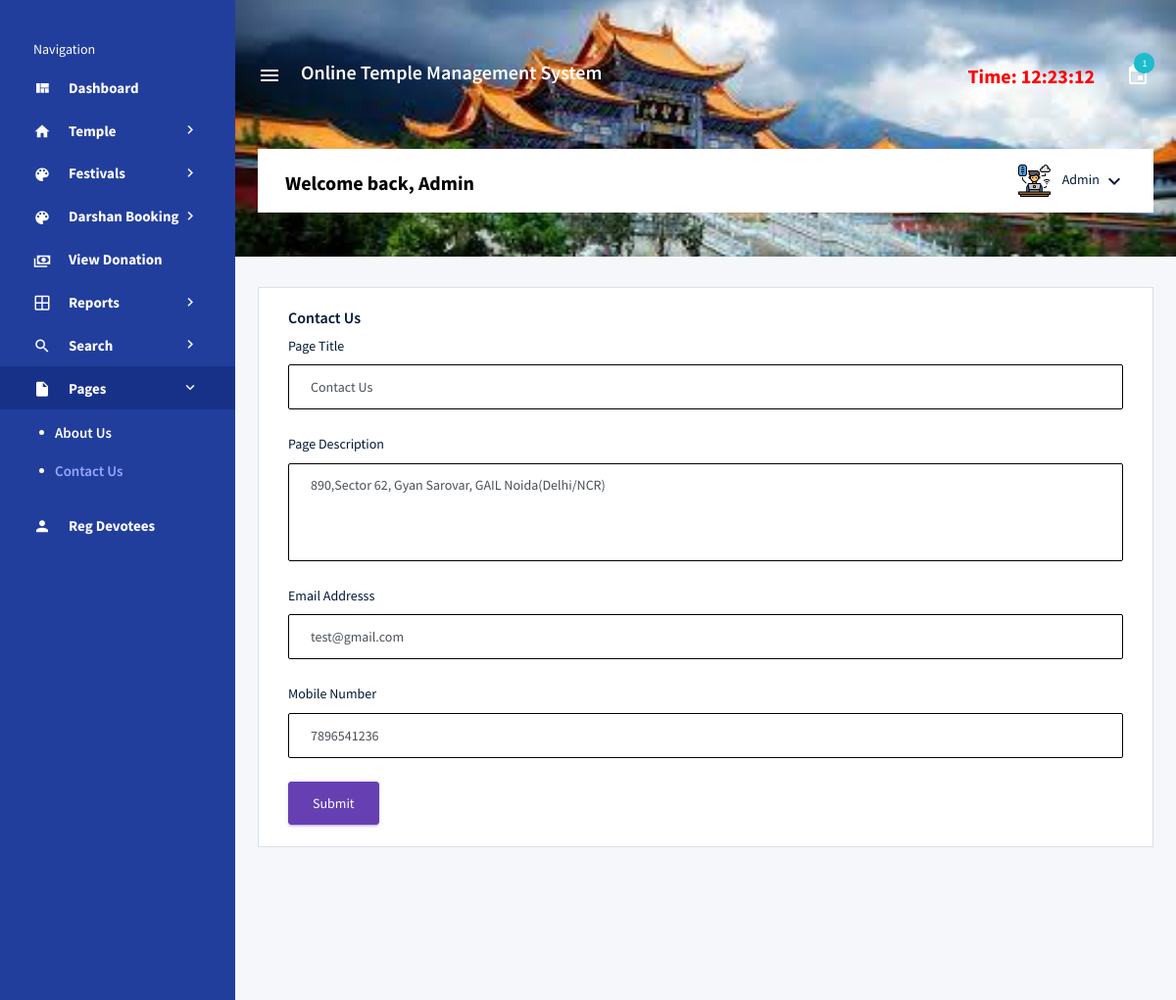
/otms/admin/contactus.php (signed in), run on the app's committed database.
### tables this page shows
CREATE TABLE `tblpage` (
  `ID` int(10) NOT NULL,
  `PageType` varchar(200) DEFAULT NULL,
  `PageTitle` mediumtext DEFAULT NULL,
  `PageDescription` mediumtext DEFAULT NULL,
  `Email` varchar(200) DEFAULT NULL,
  `MobileNumber` bigint(10) DEFAULT NULL,
  `UpdationDate` date DEFAULT NULL
);

### otms/admin/contactus.php (the view, shortened to what this page needs)
<?php session_start();
include_once('includes/config.php');
if (strlen($_SESSION['aid']==0)) {
  header('location:logout.php');
  } else{
?>
<!DOCTYPE html>
<html lang="en">
<head>
  <link rel="stylesheet" href="vendors/mdi/css/materialdesignicons.min.css">
  <link rel="stylesheet" href="vendors/css/vendor.bundle.base.css">
  <link rel="stylesheet" href="css/style.css">
</head>
<body>
  <div class="container-scroller d-flex">
    <?php include_once('includes/sidebar.php');?>
    <div class="container-fluid page-body-wrapper">
     <?php include_once('includes/header.php');?>
      <div class="main-panel">
        <div class="content-wrapper">
          <div class="row">
            <div class="col-md-12 grid-margin stretch-card">
              <div class="card">
                <div class="card-body">
                  <h4 class="card-title">Contact Us</h4>
                  <form class="forms-sample" method="post" enctype="multipart/form-data">
                   <?php
$ret=mysqli_query($con,"select * from  tblpage where PageType='contactus'");
while ($row=mysqli_fetch_array($ret)) {
?>
                    <div class="form-group">
                      <label for="exampleInputUsername1">Page Title</label>
                      <input id="pagetitle" name="pagetitle" type="text" class="form-control" required="true" value="<?php  echo $row['PageTitle'];?>">
                    </div>
                    <div class="form-group">
                      <label for="exampleInputEmail1">Page Description</label>
                      <textarea class="form-control" name="pagedes" id="pagedes" rows="5"><?php  echo $row['PageDescription'];?></textarea>
                    </div>
                   <div class="form-group">
                      <label for="exampleInputUsername1">Email Addresss</label>
                     <input type="email" class="form-control" name="email" value="<?php  echo $row['Email'];?>" required='true'>
                    </div>
                    <div class="form-group">
                      <label for="exampleInputUsername1">Mobile Number</label>
                     <input type="text" class="form-control" name="mobnum" value="<?php  echo $row['MobileNumber'];?>" required='true' maxlength="10" pattern='[0-9]+'>
                    </div>
                  <?php } ?>
                    <button type="submit" class="btn btn-primary mr-2" name="submit">Submit</button>
                  </form>
                </div>
              </div>
            </div>
          </div>
        </div>
      </div>
    </div>
  </div>
</body>
</html><?php } ?>

### otms/admin/includes/header.php (shortened to what this page needs)
<nav class="navbar col-lg-12 col-12 px-0 py-0 py-lg-4 d-flex flex-row">
        <div class="navbar-menu-wrapper d-flex align-items-center justify-content-end">
          <button class="navbar-toggler navbar-toggler align-self-center" type="button" data-toggle="minimize">
            <span class="mdi mdi-menu"></span>
          </button>
          <div class="navbar-brand-wrapper">
            <h4 style="color: white; padding-right: 20px;padding-left: 20px;">Online Temple Management System</h4>
          </div>
          <?php
$admid=$_SESSION['aid'];
$ret=mysqli_query($con,"select AdminName from tbladmin where ID='$admid'");
$row=mysqli_fetch_array($ret);
$name=$row['AdminName'];
?>
          <ul class="navbar-nav navbar-nav-right">
            <li class="nav-item">
              <h4 class="mb-0 font-weight-bold d-none d-xl-block" style="color: red;">Time: <?php
  echo $runningTime = date('h:i:s');
?></h4>
            </li>
            <li class="nav-item dropdown mr-1">
              <?php
$ret1=mysqli_query($con,"select tbluser.FirstName,tblbookdarshan.ID,tblbookdarshan.BookingNumber,BookingDate from tblbookdarshan join tbluser on tbluser.ID=tblbookdarshan.UserId where tblbookdarshan.Status is null || tblbookdarshan.Status=''");
$num=mysqli_num_rows($ret1);
?>
              <a class="nav-link count-indicator dropdown-toggle d-flex justify-content-center align-items-center" id="messageDropdown" href="#" data-toggle="dropdown">
                <i class="mdi mdi-calendar mx-0"></i>
                <span class="count bg-info"><?php echo $num;?></span>
              </a>
            </li>
          </ul>
        </div>
        <div class="navbar-menu-wrapper navbar-search-wrapper d-none d-lg-flex align-items-center">
        <ul class="navbar-nav mr-lg-2">
            <li class="nav-item nav-search d-none d-lg-block">
              <div class="input-group">
                         <h4 class="font-weight-bold mb-0 d-none d-md-block mt-1" style="color:#000">Welcome back, <?php echo $name; ?></h4>
              </div>
            </li>
          </ul>
          <ul class="navbar-nav navbar-nav-right">
            <li class="nav-item nav-profile dropdown">
              <a class="nav-link dropdown-toggle" href="#" data-toggle="dropdown" id="profileDropdown">
                <img src="images/administrator.png" alt="profile"/>
                <span class="nav-profile-name"><?php echo $name; ?></span>
              </a>
            </li>
          </ul>
        </div>
      </nav>

### data on the page
tblpage: pagetitle "Contact Us", pagedes "890,Sector 62, Gyan Sarovar, GAIL Noida(Delhi/NCR)", email "test@gmail.com", mobnum "7896541236"

### other printed values
$num "1"
$name "Admin"
